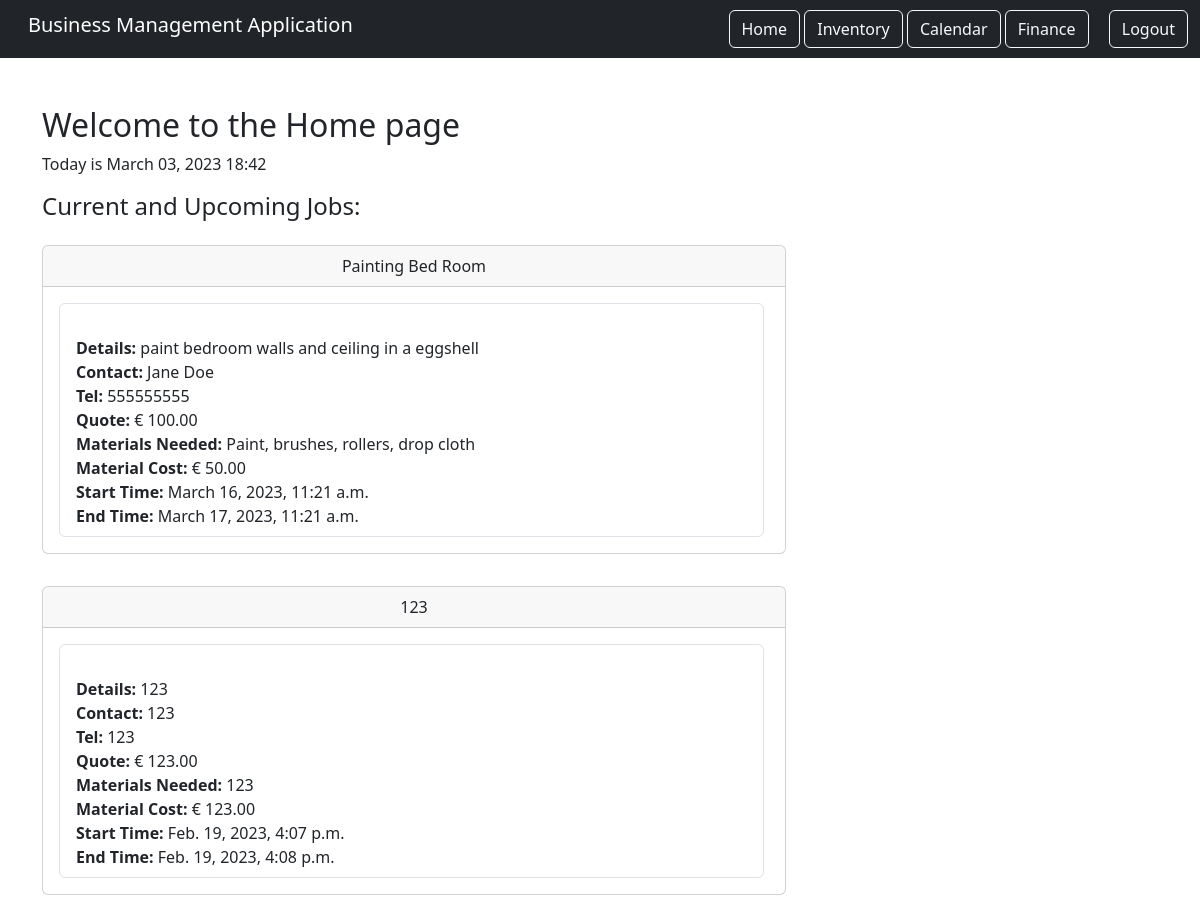
The app's page / (signed in) with its own data.
### calendar_component/models.py (models this page shows, shortened)
class Booking(models.Model):
    title = models.CharField(max_length=200)
    details = models.TextField()
    contact = models.CharField(max_length=200)
    phone_number = models.CharField(max_length=15)
    quote = models.DecimalField(max_digits=5, decimal_places=2)
    materials_needed = models.TextField()
    materials_cost = models.DecimalField(max_digits=5, decimal_places=2)
    start_time = models.DateTimeField()
    end_time = models.DateTimeField()
    completed = models.BooleanField(default=False)

### home/views.py (the view)
# urls.py: path('', views.HomePage.as_view(), name="home"),
class HomePage(LoginRequiredMixin, TemplateView):
    template_name = 'home.html'
    login_url = '/login'
    def get_context_data(self, **kwargs):
        context = super().get_context_data(**kwargs)
        context['now'] = timezone.now()
        context['events'] = Booking.objects.filter(completed=False)[:2]
        return context

### home/templates/home.html (shortened to what this page needs)
{% extends 'base.html' %}
{% load static %}
{% block content %}
    <div class="row">
        <div class="col">
            <div class="home-holder">
                <h1 class="fs-2">Welcome to the Home page</h1>
            </div>
        </div>
    </div>
    <p>Today is {{ now|date:'F d, Y H:i' }}</p>
    <div class="flex-start">
        <h4>Current and Upcoming Jobs:</h4>
    </div>
    <div>
        {% for event in events %}
            <div class="col-md-8 py-3">
                <div class="card">
                    <div class="card-header text-center">
                        {{ event.title }}
                    </div>
                    <div class="card-body">
                        <ul class="list-group">
                            <li class="list-group-item">
                                <br> <span class="text-left"><strong> Details: </strong> {{ event.details }}</span>
                                <br> <span class="text-left"><strong> Contact: </strong> {{ event.contact }}</span>
                                <br> <span class="text-left"><strong> Tel: </strong> {{ event.phone_number }}</span>
                                <br> <span class="text-left"><strong> Quote: </strong> &euro; {{ event.quote }}</span>
                                <br> <span class="text-left"><strong> Materials Needed: </strong> {{ event.materials_needed }}</span>
                                <br> <span class="text-left"><strong> Material Cost: </strong> &euro; {{ event.materials_cost }} </span>
                                <br> <span class="text-left"><strong> Start Time: </strong> {{ event.start_time }}</span>
                                <br> <span class="text-left"><strong> End Time: </strong> {{ event.end_time }}</span>
                        </ul>
                    </div>
                </div>
            </div>
        {% endfor %}
    </div>
{% endblock content %}

### static/css/style.css (style rules this page uses)
ul { height: 100%; padding: 0px 5px 0px 20px; }

### records on screen
Booking: title "Painting Bed Room", details "paint bedroom walls and ceiling in a eggshell", contact "Jane Doe", phone_number "555555555", quote "100.00", materials_needed "Paint, brushes, rollers, drop cloth", materials_cost "50.00", start_time "March 16, 2023, 11:21 a.m.", end_time "March 17, 2023, 11:21 a.m."
Booking: title "123", details "123", contact "123", phone_number "123", quote "123.00", materials_needed "123", materials_cost "123.00", start_time "Feb. 19, 2023, 4:07 p.m.", end_time "Feb. 19, 2023, 4:08 p.m."

### other values on screen
{{ now|date:'F d, Y H:i' }} "March 03, 2023 18:42"
